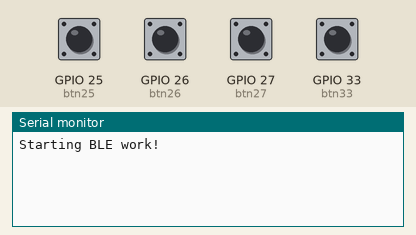
The sketch below on a simulated ESP32. On the bench: the last lines printed to the serial monitor. Inputs (shaded band) come from the test bench; at power-on: GPIO 25 (btn25), GPIO 26 (btn26), GPIO 27 (btn27), GPIO 33 (btn33) LOW. USB keyboard and mouse output is not drawn.

Above: at 3.2 s.
3.3 s: GPIO 25 (btn25) pulled HIGH for 0.15 s
At 3.9 s:
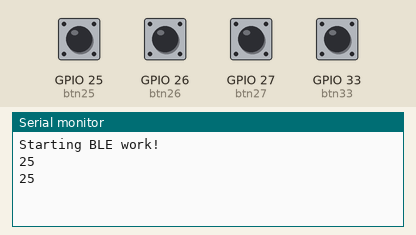
4.9 s: GPIO 26 (btn26) pulled HIGH for 0.15 s
At 6.2 s:
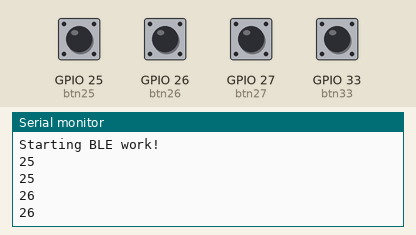
6.5 s: GPIO 27 (btn27) pulled HIGH for 0.15 s
At 7.5 s:
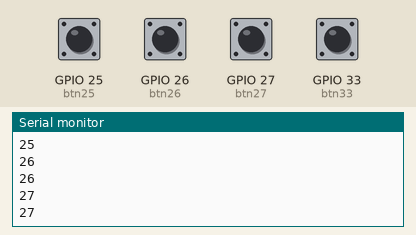
8.1 s: GPIO 33 (btn33) pulled HIGH for 0.15 s
At 8.7 s:
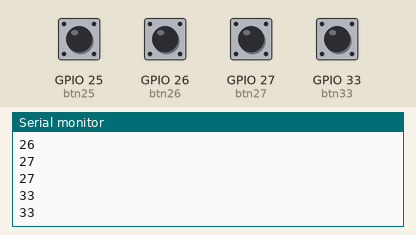
Timing chart, 0 to 10.7 s (numbered marks = the images above; inputs shaded):
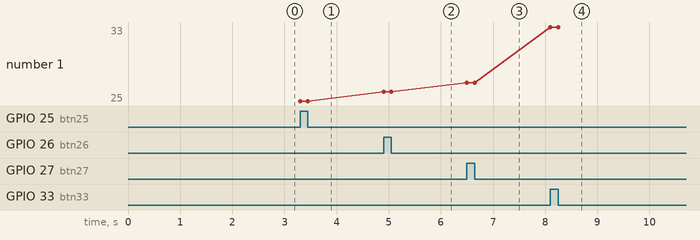

Measured:
- after the input at 3.3 s, the serial monitor: prints a new line at once (image 1)
- after the input at 4.9 s, the serial monitor: prints a new line at once (image 2)
- after the input at 6.5 s, the serial monitor: prints a new line at once (image 3)
- after the input at 8.1 s, the serial monitor: prints a new line at once (image 4)
- plotted number 1: 25 → 26 after the input at 4.9 s, 26 → 27 after the input at 6.5 s, 27 → 33 after the input at 8.1 s

The sketch:

AttachInterupt.ino
```cpp
/*
@Title BLE keyboard
@Author Simon Kjems Jørgensen
@Institute Elsass Fonden
@Date 04-06-2020
*/

#include <BleKeyboard.h>

#define btn33 33
#define btn25 25
#define btn26 26
#define btn27 27

//Se the name of the bluetooth keyboard
BleKeyboard bleKeyboard("Elsass keyboard");

char symbol33 = 'a';
char symbol25 = 'b';
char symbol26 = ' ';
char symbol27 = 'q';

//Set the old button state to be LOW/false; which means not pressed
boolean oldPinState33 = LOW;
boolean oldPinState25 = LOW;
boolean oldPinState26 = LOW;
boolean oldPinState27 = LOW;

void IRAM_ATTR ISR_btn33(){
  Serial.println("33");
  if (oldPinState33 == LOW){
    bleKeyboard.write(symbol33);
    oldPinState33 == HIGH;

  }else{
    oldPinState33 == HIGH;
  }
}
void IRAM_ATTR ISR_btn25(){
  Serial.println("25");
  if (oldPinState25 == LOW){
    bleKeyboard.write(symbol25);
    oldPinState25 == HIGH;

  }else{
    oldPinState25 == HIGH;
  }
}
void IRAM_ATTR ISR_btn26(){
  Serial.println("26");
  if (oldPinState26 == LOW){
    bleKeyboard.write(symbol26);
    oldPinState26 == HIGH;

  }else{
    oldPinState26 == HIGH;
  }
}
void IRAM_ATTR ISR_btn27(){
  Serial.println("27");
  if (oldPinState27 == LOW){
    bleKeyboard.write(symbol27);
    oldPinState27 == HIGH;

  }else{
    oldPinState27 == HIGH;
  }
}

void setup()
{
  //Start the Serial communication
  Serial.begin(115200);
  //Send this message to the computer
  Serial.println("Starting BLE work!");
  //Begin the BLE keyboard/start advertising the keyboard
  bleKeyboard.begin();
  delay(2000);
  //Make the buttons pins INPUT. They are hardware pulldown.
  pinMode(btn33, INPUT);
  pinMode(btn25, INPUT);
  pinMode(btn26, INPUT);
  pinMode(btn27, INPUT);

  attachInterrupt(btn33, ISR_btn33, HIGH);
  attachInterrupt(btn25, ISR_btn25, HIGH);
  attachInterrupt(btn26, ISR_btn26, HIGH);
  attachInterrupt(btn27, ISR_btn27, HIGH);
}

void loop()
{
  //if the keyboard is connected to a device
  if (bleKeyboard.isConnected()){

  }
  else
  {
    Serial.println("Not connected");
  }
}
```
